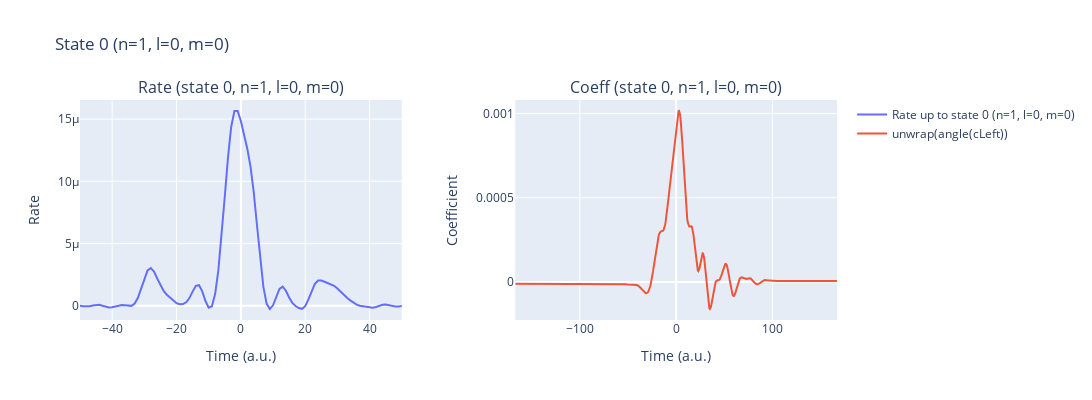
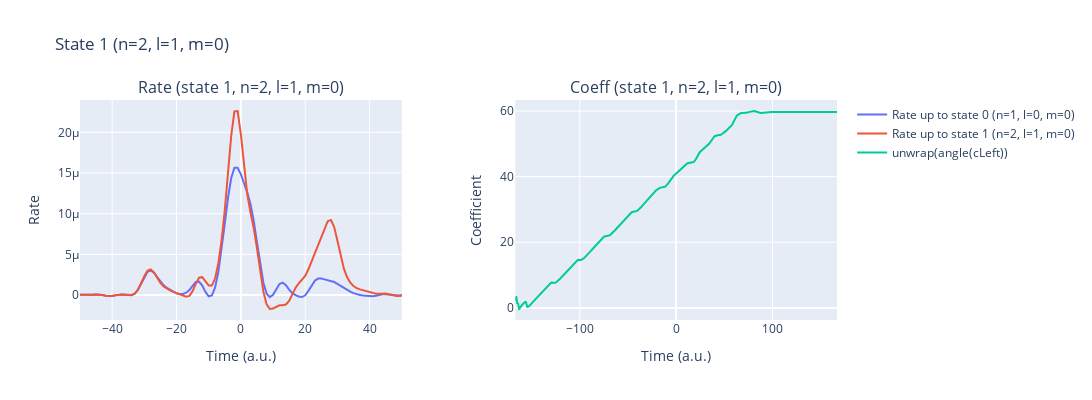

The cell these charts' notebook holds for them, in order:
### Code cell
%autoreload
laser_pulses.add_pulse(params['lam0'], params['intensity'], params['cep'], params['lam0']/ AtomicUnits.nm / AtomicUnits.speed_of_light)
laser_pulses.add_pulse(250, 8e9, -np.pi/2, 250/ AtomicUnits.nm / AtomicUnits.speed_of_light, t0=0)
t_min, t_max = laser_pulses.get_time_interval()
time_recon_3= np.arange(int(t_min), int(t_max)+1, 1.)
rateExcited_3 = IonRate(time_recon_3, laser_pulses, params, dT=0.5, kernel_type='exact_SFA', excitedStates=2, coeffType="numerical", gauge="length", get_p_only=True, only_c0_is_1_rest_normal=True)
laser_pulses.reset()

### Figure 1 — Plotly figure (JSON) as saved in the notebook; plotly's stock layout.template omitted (floating-point values rounded to 4 significant figures; data arrays with more than 128 entries replaced by an {"elided": "..."} marker saying what was removed)
{"data": [{"mode": "lines", "name": "Rate up to state 0 (n=1, l=0, m=0)", "type": "scatter", "x": {"elided": "333 int values"}, "xaxis": "x", "y": {"elided": "333 float values"}, "yaxis": "y"}, {"mode": "lines", "name": "unwrap(angle(cLeft))", "type": "scatter", "x": {"elided": "669 float values"}, "xaxis": "x2", "y": {"elided": "669 float values"}, "yaxis": "y2"}], "layout": {"annotations": [{"font": {"size": 16}, "showarrow": false, "text": "Rate (state 0, n=1, l=0, m=0)", "x": 0.2125, "xanchor": "center", "xref": "paper", "y": 1, "yanchor": "bottom", "yref": "paper"}, {"font": {"size": 16}, "showarrow": false, "text": "Coeff (state 0, n=1, l=0, m=0)", "x": 0.7875, "xanchor": "center", "xref": "paper", "y": 1, "yanchor": "bottom", "yref": "paper"}], "height": 400, "title": {"text": "State 0 (n=1, l=0, m=0)"}, "width": 1200, "xaxis": {"anchor": "y", "domain": [0, 0.425], "range": [-50, 50], "title": {"text": "Time (a.u.)"}}, "xaxis2": {"anchor": "y2", "domain": [0.575, 1], "title": {"text": "Time (a.u.)"}}, "yaxis": {"anchor": "x", "domain": [0, 1], "title": {"text": "Rate"}}, "yaxis2": {"anchor": "x2", "domain": [0, 1], "title": {"text": "Coefficient"}}}}

### Figure 2 — Plotly figure (JSON) as saved in the notebook; plotly's stock layout.template omitted (floating-point values rounded to 4 significant figures; data arrays with more than 128 entries replaced by an {"elided": "..."} marker saying what was removed)
{"data": [{"mode": "lines", "name": "Rate up to state 0 (n=1, l=0, m=0)", "type": "scatter", "x": {"elided": "333 int values"}, "xaxis": "x", "y": {"elided": "333 float values"}, "yaxis": "y"}, {"mode": "lines", "name": "Rate up to state 1 (n=2, l=1, m=0)", "type": "scatter", "x": {"elided": "333 int values"}, "xaxis": "x", "y": {"elided": "333 float values"}, "yaxis": "y"}, {"mode": "lines", "name": "unwrap(angle(cLeft))", "type": "scatter", "x": {"elided": "669 float values"}, "xaxis": "x2", "y": {"elided": "669 float values"}, "yaxis": "y2"}], "layout": {"annotations": [{"font": {"size": 16}, "showarrow": false, "text": "Rate (state 1, n=2, l=1, m=0)", "x": 0.2125, "xanchor": "center", "xref": "paper", "y": 1, "yanchor": "bottom", "yref": "paper"}, {"font": {"size": 16}, "showarrow": false, "text": "Coeff (state 1, n=2, l=1, m=0)", "x": 0.7875, "xanchor": "center", "xref": "paper", "y": 1, "yanchor": "bottom", "yref": "paper"}], "height": 400, "title": {"text": "State 1 (n=2, l=1, m=0)"}, "width": 1200, "xaxis": {"anchor": "y", "domain": [0, 0.425], "range": [-50, 50], "title": {"text": "Time (a.u.)"}}, "xaxis2": {"anchor": "y2", "domain": [0.575, 1], "title": {"text": "Time (a.u.)"}}, "yaxis": {"anchor": "x", "domain": [0, 1], "title": {"text": "Rate"}}, "yaxis2": {"anchor": "x2", "domain": [0, 1], "title": {"text": "Coefficient"}}}}
